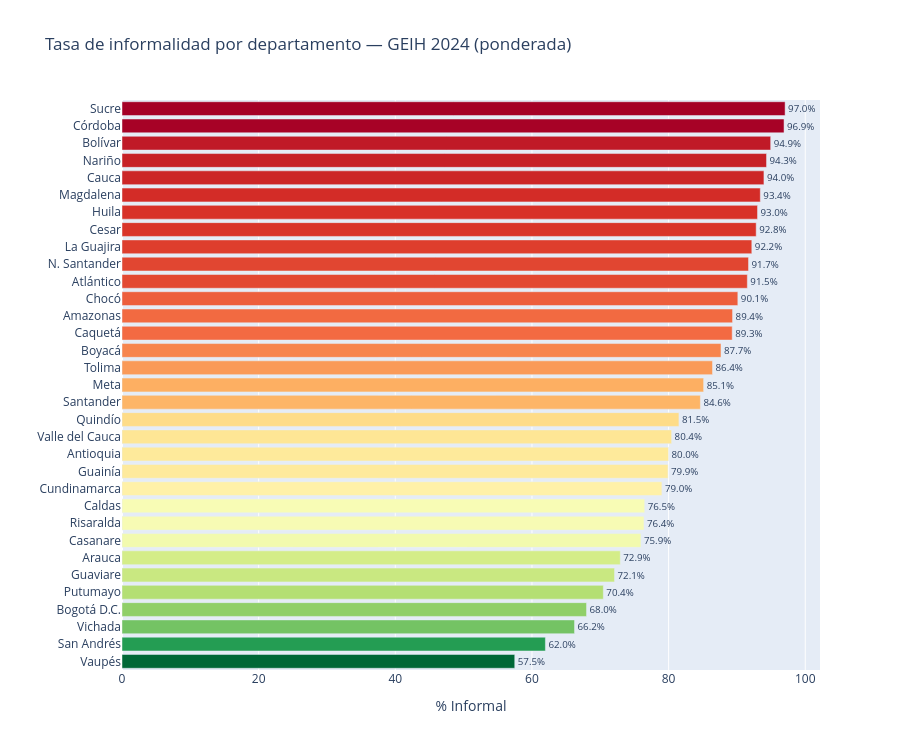

The notebook cell this image was saved under:
### Markdown cell above
---
### Informalidad por departamento

### Code cell
NOMBRES_DPTO = {
     5:'Antioquia',     8:'Atlántico',     11:'Bogotá D.C.',
    13:'Bolívar',       15:'Boyacá',        17:'Caldas',
    18:'Caquetá',       19:'Cauca',         20:'Cesar',
    23:'Córdoba',       25:'Cundinamarca',  27:'Chocó',
    41:'Huila',         44:'La Guajira',    47:'Magdalena',
    50:'Meta',          52:'Nariño',        54:'N. Santander',
    63:'Quindío',       66:'Risaralda',     68:'Santander',
    70:'Sucre',         73:'Tolima',        76:'Valle del Cauca',
    81:'Arauca',        85:'Casanare',      86:'Putumayo',
    88:'San Andrés',    91:'Amazonas',      94:'Guainía',
    95:'Guaviare',      97:'Vaupés',        99:'Vichada',
}

def tasa_pond(g):
    return (g['INFORMAL'] * g['FEX_C18']).sum() / g['FEX_C18'].sum() * 100

tasa_dpto = (
    df[df['DPTO'].notna()]
    .groupby('DPTO', observed=True)
    .apply(tasa_pond, include_groups=False)
    .reset_index()
    .rename(columns={0: 'tasa'})
    .sort_values('tasa')
)
tasa_dpto['nombre'] = tasa_dpto['DPTO'].map(NOMBRES_DPTO).fillna('DPTO ' + tasa_dpto['DPTO'].astype(str))

fig = px.bar(
    tasa_dpto, x='tasa', y='nombre', orientation='h',
    title='Tasa de informalidad por departamento — GEIH 2024 (ponderada)',
    labels={'tasa': '% Informal', 'nombre': ''},
    color='tasa', color_continuous_scale='RdYlGn_r',
    text=tasa_dpto['tasa'].round(1).astype(str) + '%',
    height=750
)
fig.update_traces(textposition='outside')
fig.update_layout(coloraxis_showscale=False)
fig.show()
fig.write_html(OUT_DIR / 'viz_02_dpto.html')

### Figure 1 — Plotly figure (JSON) as saved in the notebook; plotly's stock layout.template omitted (floating-point values rounded to 4 significant figures)
{"data": [{"hovertemplate": "% Informal=%{marker.color}<br>=%{y}<br>text=%{text}<extra></extra>", "legendgroup": "", "marker": {"color": [57.48, 61.97, 66.23, 67.99, 70.44, 72.08, 72.93, 75.94, 76.39, 76.5, 79.01, 79.91, 79.98, 80.44, 81.51, 84.65, 85.12, 86.42, 87.67, 89.3, 89.36, 90.13, 91.52, 91.69, 92.18, 92.81, 93.01, 93.42, 93.95, 94.33, 94.94, 96.89, 97.05], "coloraxis": "coloraxis", "pattern": {"shape": ""}}, "name": "", "orientation": "h", "showlegend": false, "text": ["57.5%", "62.0%", "66.2%", "68.0%", "70.4%", "72.1%", "72.9%", "75.9%", "76.4%", "76.5%", "79.0%", "79.9%", "80.0%", "80.4%", "81.5%", "84.6%", "85.1%", "86.4%", "87.7%", "89.3%", "89.4%", "90.1%", "91.5%", "91.7%", "92.2%", "92.8%", "93.0%", "93.4%", "94.0%", "94.3%", "94.9%", "96.9%", "97.0%"], "textposition": "outside", "type": "bar", "x": [57.48, 61.97, 66.23, 67.99, 70.44, 72.08, 72.93, 75.94, 76.39, 76.5, 79.01, 79.91, 79.98, 80.44, 81.51, 84.65, 85.12, 86.42, 87.67, 89.3, 89.36, 90.13, 91.52, 91.69, 92.18, 92.81, 93.01, 93.42, 93.95, 94.33, 94.94, 96.89, 97.05], "xaxis": "x", "y": ["Vaupés", "San Andrés", "Vichada", "Bogotá D.C.", "Putumayo", "Guaviare", "Arauca", "Casanare", "Risaralda", "Caldas", "Cundinamarca", "Guainía", "Antioquia", "Valle del Cauca", "Quindío", "Santander", "Meta", "Tolima", "Boyacá", "Caquetá", "Amazonas", "Chocó", "Atlántico", "N. Santander", "La Guajira", "Cesar", "Huila", "Magdalena", "Cauca", "Nariño", "Bolívar", "Córdoba", "Sucre"], "yaxis": "y"}], "layout": {"barmode": "relative", "coloraxis": {"colorbar": {"title": {"text": "% Informal"}}, "colorscale": [[0, "rgb(0,104,55)"], [0.1, "rgb(26,152,80)"], [0.2, "rgb(102,189,99)"], [0.3, "rgb(166,217,106)"], [0.4, "rgb(217,239,139)"], [0.5, "rgb(255,255,191)"], [0.6, "rgb(254,224,139)"], [0.7, "rgb(253,174,97)"], [0.8, "rgb(244,109,67)"], [0.9, "rgb(215,48,39)"], [1, "rgb(165,0,38)"]], "showscale": false}, "height": 750, "legend": {"tracegroupgap": 0}, "title": {"text": "Tasa de informalidad por departamento — GEIH 2024 (ponderada)"}, "xaxis": {"anchor": "y", "domain": [0, 1], "title": {"text": "% Informal"}}, "yaxis": {"anchor": "x", "domain": [0, 1], "title": {"text": ""}}}}
